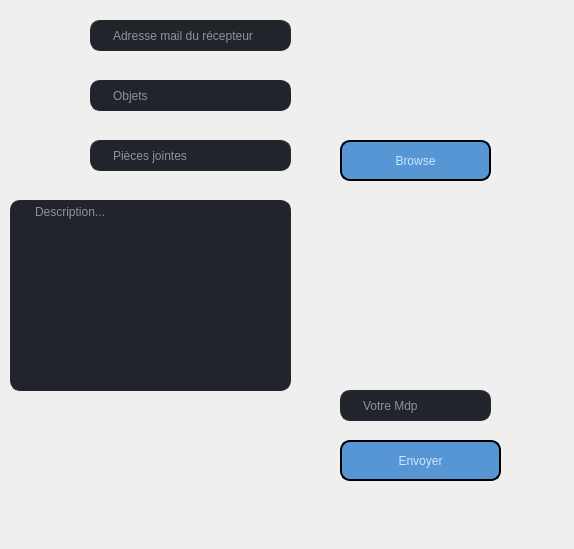
<?xml version="1.0" encoding="UTF-8"?>
<ui version="4.0">
 <class>Dialog</class>
 <widget class="QDialog" name="Dialog">
  <property name="geometry">
   <rect>
    <x>0</x>
    <y>0</y>
    <width>574</width>
    <height>549</height>
   </rect>
  </property>
  <property name="windowTitle">
   <string>Dialog</string>
  </property>
  <widget class="QPushButton" name="browse">
   <property name="geometry">
    <rect>
     <x>340</x>
     <y>140</y>
     <width>151</width>
     <height>41</height>
    </rect>
   </property>
   <property name="styleSheet">
    <string notr="true">QPushButton {
border: 2px solid black;
font: 75 8pt &quot;MS Shell Dlg 2&quot;;
border-radius: 10px;
color: rgb(205, 231, 255);
padding: 0 8px;
background-color: rgb(87, 150, 212);
font: bold, &quot;Comic Sans MS&quot;;;
text-align:center;
}

QPushButton:hover  { 
background-color: rgb(95, 166, 232);
}

QPushButton:pressed  { 
background-color: rgb(82, 142, 199	);
}
</string>
   </property>
   <property name="text">
    <string>Browse</string>
   </property>
  </widget>
  <widget class="QLineEdit" name="adresseMail">
   <property name="geometry">
    <rect>
     <x>90</x>
     <y>20</y>
     <width>201</width>
     <height>31</height>
    </rect>
   </property>
   <property name="styleSheet">
    <string notr="true">QLineEdit{
border: 1px solid rgb(37, 39, 48);
border-radius: 10px;
color: #FFF;
padding-left: 20px;
padding-right: 20px;
background-color: rgb(34, 36, 44);

}
QLineEdit:hover {
border: 2px solid rgb(48, 50, 62);
}

QLineEdit:focus {
border: 2px solid rgb(85, 170, 255);
background-color: rgb(43, 45, 56);
}</string>
   </property>
   <property name="placeholderText">
    <string>Adresse mail du récepteur</string>
   </property>
  </widget>
  <widget class="QTextEdit" name="message">
   <property name="geometry">
    <rect>
     <x>10</x>
     <y>200</y>
     <width>281</width>
     <height>191</height>
    </rect>
   </property>
   <property name="styleSheet">
    <string notr="true">QTextEdit{
border: 1px solid rgb(37, 39, 48);
border-radius: 10px;
color: #FFF;
padding-left: 20px;
padding-right: 20px;
background-color: rgb(34, 36, 44);

}
QTextEdit:hover {
border: 2px solid rgb(48, 50, 62);
}

QTextEdit:focus {
border: 2px solid rgb(85, 170, 255);
background-color: rgb(43, 45, 56);
}</string>
   </property>
   <property name="placeholderText">
    <string>Description...</string>
   </property>
  </widget>
  <widget class="QPushButton" name="envoyer">
   <property name="geometry">
    <rect>
     <x>340</x>
     <y>440</y>
     <width>161</width>
     <height>41</height>
    </rect>
   </property>
   <property name="styleSheet">
    <string notr="true">QPushButton {
border: 2px solid black;
font: 75 8pt &quot;MS Shell Dlg 2&quot;;
border-radius: 10px;
color: rgb(205, 231, 255);
padding: 0 8px;
background-color: rgb(87, 150, 212);
font: bold, &quot;Comic Sans MS&quot;;;
text-align:center;
}

QPushButton:hover  { 
background-color: rgb(95, 166, 232);
}

QPushButton:pressed  { 
background-color: rgb(82, 142, 199	);
}
</string>
   </property>
   <property name="text">
    <string>Envoyer</string>
   </property>
  </widget>
  <widget class="QLineEdit" name="file">
   <property name="geometry">
    <rect>
     <x>90</x>
     <y>140</y>
     <width>201</width>
     <height>31</height>
    </rect>
   </property>
   <property name="styleSheet">
    <string notr="true">QLineEdit{
border: 1px solid rgb(37, 39, 48);
border-radius: 10px;
color: #FFF;
padding-left: 20px;
padding-right: 20px;
background-color: rgb(34, 36, 44);

}
QLineEdit:hover {
border: 2px solid rgb(48, 50, 62);
}

QLineEdit:focus {
border: 2px solid rgb(85, 170, 255);
background-color: rgb(43, 45, 56);
}</string>
   </property>
   <property name="placeholderText">
    <string>Pièces jointes</string>
   </property>
  </widget>
  <widget class="QLineEdit" name="pass">
   <property name="geometry">
    <rect>
     <x>340</x>
     <y>390</y>
     <width>151</width>
     <height>31</height>
    </rect>
   </property>
   <property name="styleSheet">
    <string notr="true">QLineEdit{
border: 1px solid rgb(37, 39, 48);
border-radius: 10px;
color: #FFF;
padding-left: 20px;
padding-right: 20px;
background-color: rgb(34, 36, 44);

}
QLineEdit:hover {
border: 2px solid rgb(48, 50, 62);
}

QLineEdit:focus {
border: 2px solid rgb(85, 170, 255);
background-color: rgb(43, 45, 56);
}</string>
   </property>
   <property name="placeholderText">
    <string>Votre Mdp</string>
   </property>
  </widget>
  <widget class="QLineEdit" name="objet">
   <property name="geometry">
    <rect>
     <x>90</x>
     <y>80</y>
     <width>201</width>
     <height>31</height>
    </rect>
   </property>
   <property name="styleSheet">
    <string notr="true">QLineEdit{
border: 1px solid rgb(37, 39, 48);
border-radius: 10px;
color: #FFF;
padding-left: 20px;
padding-right: 20px;
background-color: rgb(34, 36, 44);

}
QLineEdit:hover {
border: 2px solid rgb(48, 50, 62);
}

QLineEdit:focus {
border: 2px solid rgb(85, 170, 255);
background-color: rgb(43, 45, 56);
}</string>
   </property>
   <property name="placeholderText">
    <string>Objets</string>
   </property>
  </widget>
 </widget>
 <resources/>
 <connections/>
</ui>
